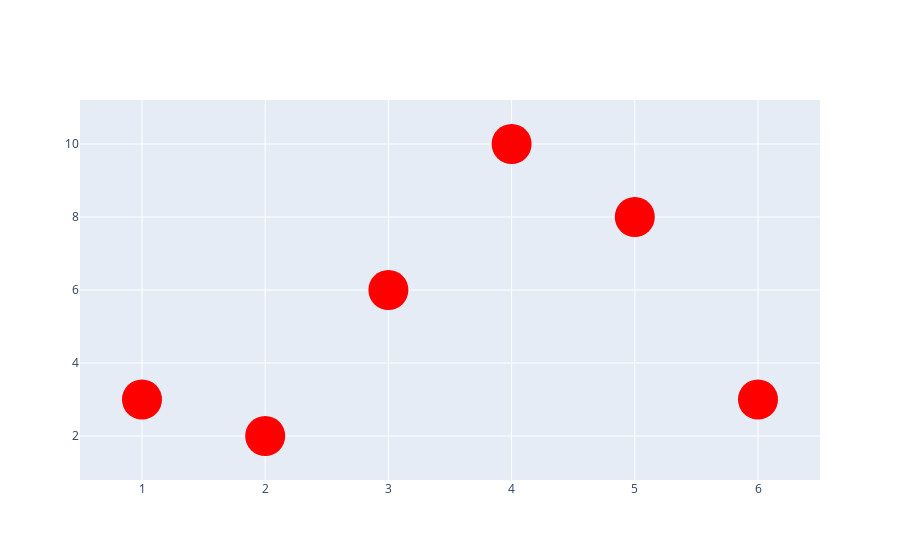

Here is the notebook cell this chart was saved with:
### Markdown cell above
## Marker Color and Size

### Code cell
fig = go.Figure()

fig.add_trace(
    go.Scatter(x=[1, 2, 3, 4, 5, 6], y=[3, 2, 6, 10, 8, 3], mode='markers', marker=dict(color='red', size=40))
)

### Figure 1 — Plotly figure (JSON) as saved in the notebook; plotly's stock layout.template omitted (floating-point values rounded to 4 significant figures)
{"data": [{"marker": {"color": "red", "size": 40}, "mode": "markers", "type": "scatter", "x": [1, 2, 3, 4, 5, 6], "y": [3, 2, 6, 10, 8, 3]}], "layout": {"autosize": true, "xaxis": {"autorange": true, "range": [0.5299, 6.47], "type": "linear"}, "yaxis": {"autorange": true, "range": [-0.4286, 12.43], "type": "linear"}}}
